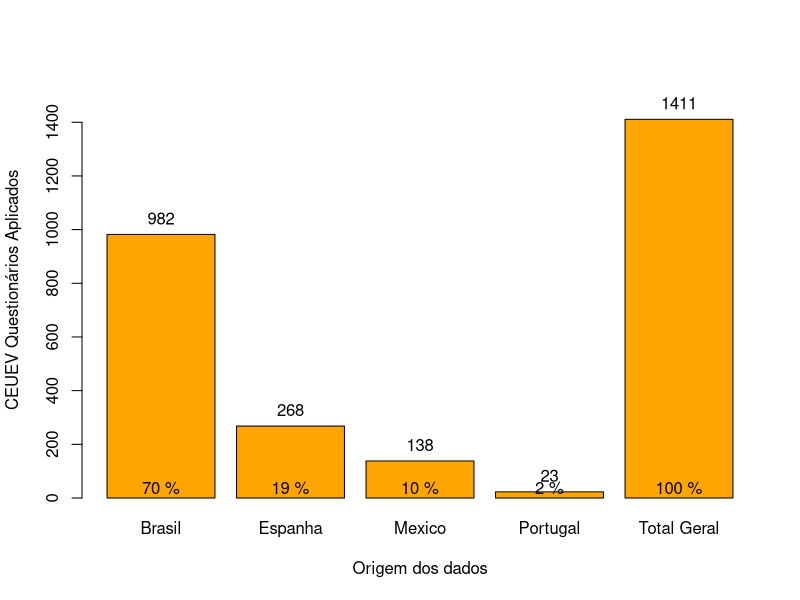
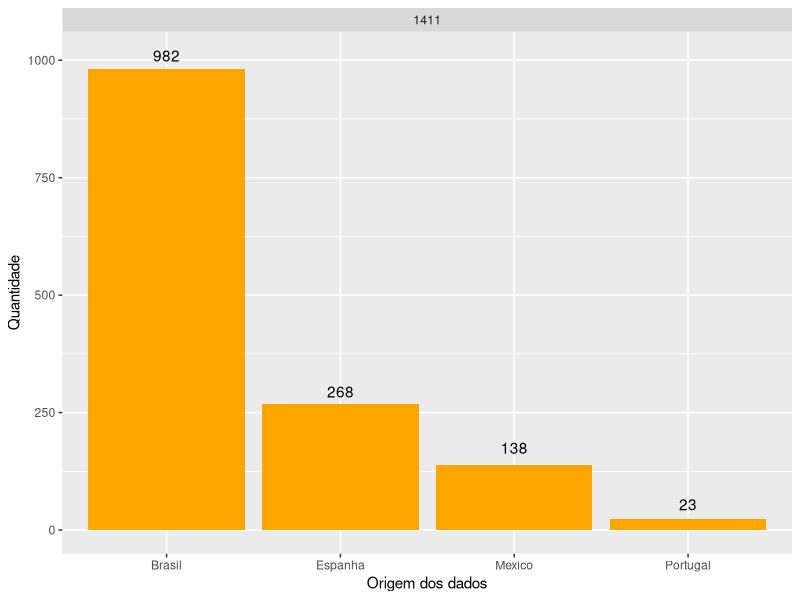
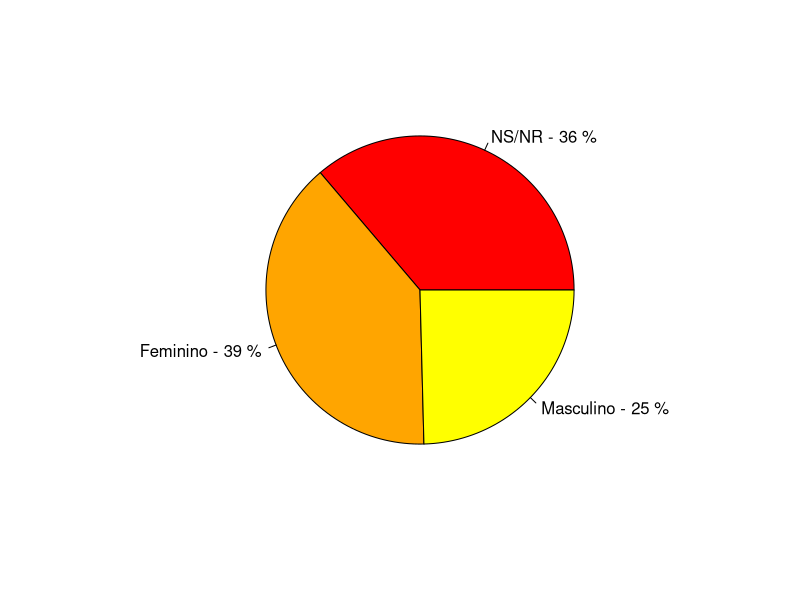
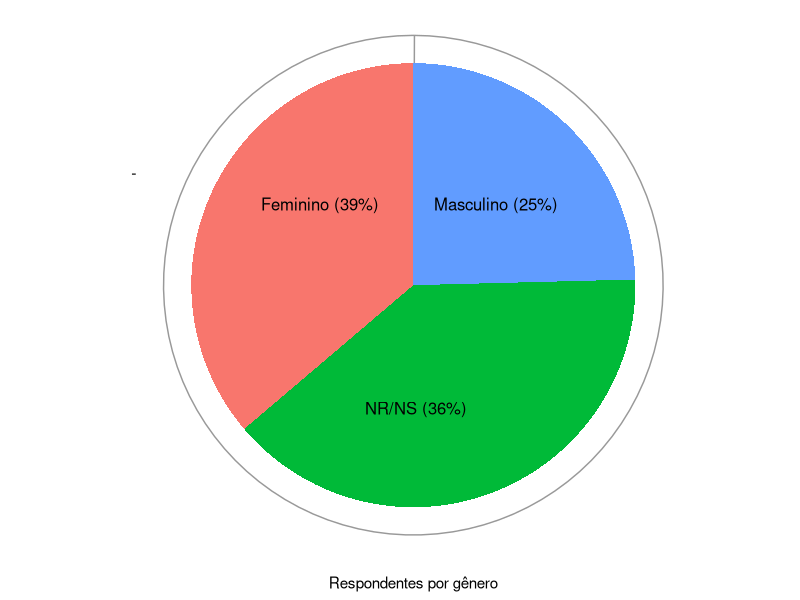
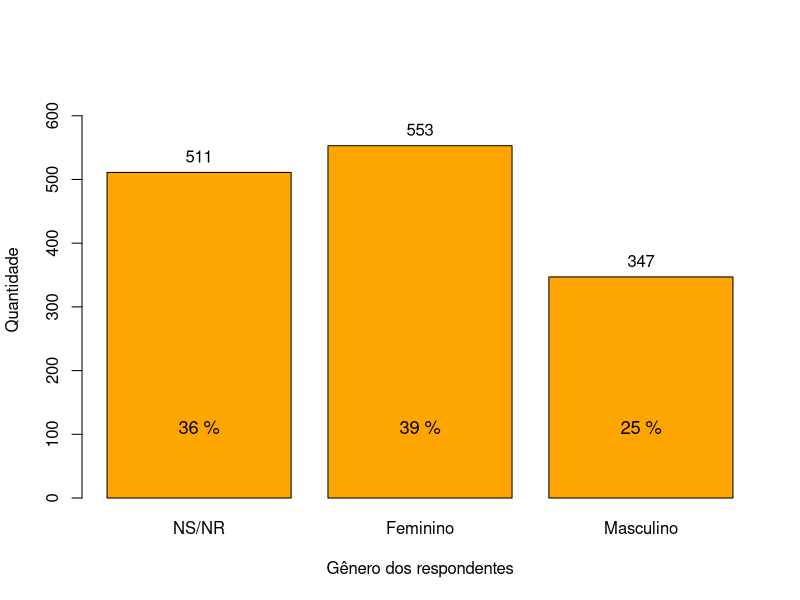
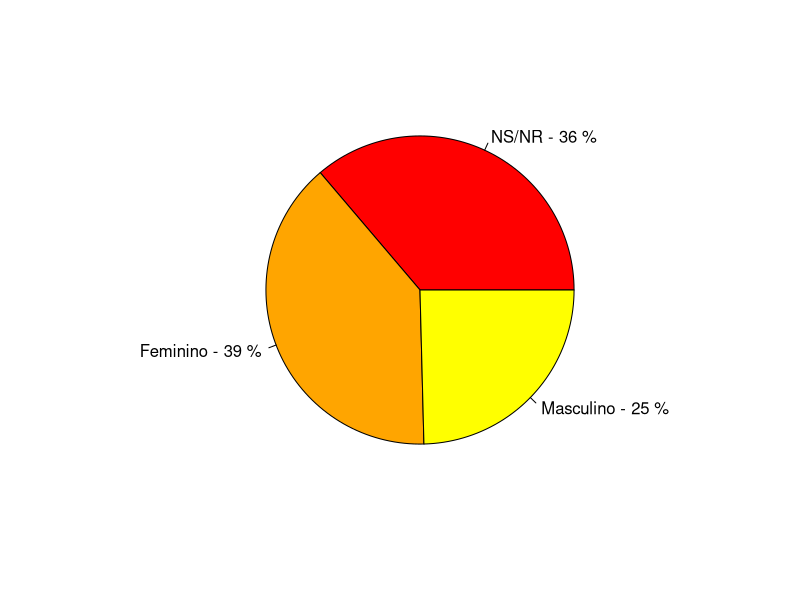

Reproduce these figures in R, in order.
# Análise Exploratória dos Dados
# Author: João Pedro Albino
# 
# Importando os dados para o ambiente R
# Criando o dataframe de trabalho denominado "euevgera"
# ----
# Problema na importação do formato da variável "data.ano" em arquivos ".csv" por meio de read.table()!
# 05/11/2018 => 005-11-20??
# Solução: escrever uma função que receba uma string e a converte em uma data usando o formato desejado utilizando 
# “setAs” para defini-la como um método depois utilizá-la como função como parte das colClasses em read.table(). 
# Fonte: https://stackoverflow.com/questions/13022299/specify-custom-date-format-for-colclasses-argument-in-read-table-read-csv
setClass('myDate')
setAs("character","myDate", function(from) as.Date(from, format="%d/%m/%Y") )

euevgera <- read.table("./dados/dados_minerados.csv", 
                       header = TRUE, sep = ";", as.is = T,
                       colClasses = c("character", "myDate", "character", "factor", "factor", "character"))
# Totais de casos/observações
total_casos <- nrow(euevgera)
total_casos
#[1] 1411

# Variáveis importadas
nome_variaeis <- names(euevgera)
nome_variaeis
#[1] "pesquisador" "data.ano"    "pais"        "genero"      "idade"       "estilo"

# Os dados nesta análise foram compilados dos trabalhos desenvolvidos por pesquisadores 
# que utilizaram o questionário CEUEV (ANEXO 4) desenvolvidos em Barros (2008) e em Alonso e Gallego (2008),
# referentes a quatro países, Brasil, Espanha, México e Portugal.
# Os casos selecionados e analisados totalizam 1411 casos ou observções e foram consideradas as seguintes vaviáveis:
# "pesquisador", "data.ano", "pais", "genero", "idade" e "estilo".
# Fontes dos dados utilizadas:
# Pesquisadores                       | País      | Trabalho de origem
# María Carmen López Berlanga         | Espanha   | El estilo de uso del espacio virtual con estudiantes de Educación Secundaria - Berlanga, M. C. L., et. al, artigo, 2018.
# Alejandro Villegas Barrera          | México    | Herramienta para la creación de un Entorno Personal de Aprendizaje - Barrera, A. V., et. al., reporte, 2017.  
# Marcos Andrei Ota                   | Brasil    | Adaptatividade em Ambientes Virtuais: uma proposta para personalizar a aprendizagem em cursos híbridos de ensino superior - Ota, M. A., tese, 2018. 
# Adriana Aparecida de Lima Terçariol | Brasil    | Os Estilos de Uso dos Espaços Virtuais e as Redes Sociais na Pedagogia: Um Estudo Exploratório - Terçariol, A.A.L., e Barros, D, M., 2017.
# Indefinido 1                        | Brasil    | ???
# Indefinido 2                        | Portugal  | ???
# Cristina Sánchez Romero             | Espanha   | Estudio de Identificación de Los Estilos Del Uso Del Virtual de Los Seniors: perspectivas iniciales - Romero, C. S., et al., 2020.

# ------------------------------------------------
# Gráfico 1: Quantidade de casos por país
# concatenando os dados
casos_pais <- table(euevgera$pais)
casos_pais
#Brasil  Espanha   Mexico Portugal 
#   982      268      138       23 
# Acertando os campos para o Gráfico 1: adicionando coluna "Total Geral"
# Utilizando o barplot
soma_pais_grafico <- table(euevgera$pais)
soma_pais_grafico[5] <- sum(soma_pais_grafico)
names(soma_pais_grafico) <- c("Brasil", "Espanha", "Mexico", "Portugal", "Total Geral")
soma_pais_grafico
#     Brasil     Espanha      Mexico    Portugal Total Geral 
#        982         268         138          23        1411 
pct_pais <- paste(round(unname(soma_pais_grafico) / (unname(soma_pais_grafico[5])) * 100), "%")
pct_pais
#[1] "70 %"  "19 %"  "10 %"  "2 %"   "100 %"

# Utilizando barplot
graph.pais <- barplot(as.vector(soma_pais_grafico), 
                      xlab = "Origem dos dados", 
                      ylab = "CEUEV Questionários Aplicados",
                      col = "orange",
                      ylim = c(0,max(soma_pais_grafico) + 139),
                      names.arg = names(soma_pais_grafico))
text(x = graph.pais, y = soma_pais_grafico, label = unname(soma_pais_grafico), cex=1,pos=3)
axis(1, at=graph.pais, labels=pct_pais, tick=F, las=1, line=-2.0, cex=0.5)

# utilizando o ggplot2
library(ggplot2)
ggplot(data = euevgera, aes(pais)) +
  geom_bar(fill = "orange") +
  labs(x = "Origem dos dados", y = "Quantidade") +
  annotate(geom = "text", x = c(1:4), y = c(1010, 295, 175, 55), label = unname(casos_pais)) +
  facet_wrap(vars(sum(casos_pais)))

# ------------------------------------------------
#Gráfico 2: Quantidade de respondentes por sexo
casos_genero <- table(euevgera$genero)
casos_genero
#     feminino masculino 
#511       553       347

# Acertando os casos "em branco" ou "não respondeu" como "NS/NR"
names(casos_genero) <- c("NS/NR", "Feminino", "Masculino")
casos_genero
#    NS/NR  Feminino Masculino 
#      511       553       347
pct_genero <- paste(round(unname(casos_genero) / sum(unname(casos_genero)) * 100), "%")
pct_genero
#[1] "36 %" "39 %" "25 %"

# Gráfico tipo "pizza"
pie(casos_genero,
    edges = 200, radius = 0.8,
    clockwise = F,
    density = NULL, angle = 90, col = c("red", "orange", "yellow"),
    labels = paste(names(casos_genero), "-", pct_genero))

# Gráfico do tipo pizza no ggplot2
#Gráfico de pizza sem rótulos
data_genero = data.frame(genero=euevgera$genero)

pie = ggplot(data_genero, aes(x="", fill=genero)) + 
  geom_bar(width=1) +
  coord_polar(theta="y",start=0) +
  geom_text(aes(y="",label="")) +
  xlab("") + ylab("Respondentes por gênero") +
  theme_bw() + 
  theme(legend.position = "none",
        panel.grid.major = element_line(color="grey60"),
        panel.border=element_blank())
pie

#Porcentagem de cada categoria
feminino = round((sum(data_genero$genero=="feminino")/length(data_genero$genero))*100)
feminino = paste("(",feminino,"%)",sep="")
masculino = round((sum(data_genero$genero=="masculino")/length(data_genero$genero))*100)
masculino = paste("(",masculino,"%)",sep="")
nao_repondeu = round((sum(data_genero$genero=="")/length(data_genero$genero))*100)
nao_repondeu =paste("(",nao_repondeu,"%)",sep="")  

#Adicione rótulos com % no gráfico de pizza
if (!require(grid)) {
  install.packages(("grid"))
  library(grid)
}

grid.text(paste("Masculino",masculino,sep=" "), x=unit(0.62, "npc"), y=unit(0.66, "npc"), gp=gpar(fontsize=12, col="black"), rot = 00)
grid.text(paste("Feminino",feminino,sep=" "), x=unit(0.40, "npc"), y=unit(0.66, "npc"), gp=gpar(fontsize=12, col="black"), rot = 00)
grid.text(paste("NR/NS" ,nao_repondeu,sep=" "), x=unit(0.52, "npc"), y=unit(0.32, "npc"), gp=gpar(fontsize=12, col="black"), rot = 00)

# Gráfico do tipo barra
graph.genero <- barplot(casos_genero, 
                      xlab = "Gênero dos respondentes", 
                      ylab = "Quantidade",
                      col = "orange",
                      ylim = c(0,max(casos_genero) + 100))
text(x = graph.genero, y = casos_genero, label = unname(casos_genero), cex=1, pos=3)
axis(1, at=graph.genero, labels=pct_genero, tick=F, las=1, line=-5.0, cex.axis= 1.1)

# ------------------------------------------------
# Gráfico 3: Quantidade de respondentes por Estilo de Uso do espaço virtual
library(stringr)
estilos_de_uso_geral <- euevgera$estilo # selecionando todos os casos da variável estilo de uso
qtde_estilo_uso <- subset(euevgera, estilo != "", select = estilo) # selecionando apenas os casos com estilo 
nrow(qtde_estilo_uso)
#[1] 725
estilo_uso_A <- length(na.omit(str_match(estilos_de_uso_geral, "Estilo de Uso A - Uso Participativo no Espaço Virtual")))
estilo_uso_B <- length(na.omit(str_match(estilos_de_uso_geral, "Estilo de Uso B - Busca e Pesquisa no Espaço Virtual")))
estilo_uso_C <- length(na.omit(str_match(estilos_de_uso_geral, "Estilo de Uso C - Estruturação e Planejamento no Espaço Virtual")))
estilo_uso_D <- length(na.omit(str_match(estilos_de_uso_geral, "Estilo de Uso D - Ação Concreta e Produção no Espaço Virtual")))


casos_estilo <- table(euevgera$estilo)
casos_estilo
#     feminino masculino 
#511       553       347

# Acertando os casos "em branco" ou "não respondeu" como "NS/NR"
names(casos_genero) <- c("NS/NR", "Feminino", "Masculino")
casos_genero
#    NS/NR  Feminino Masculino 
#      511       553       347
pct_genero <- paste(round(unname(casos_genero) / sum(unname(casos_genero)) * 100), "%")
pct_genero
#[1] "36 %" "39 %" "25 %"

# Gráfico tipo "pizza"
pie(casos_genero,
    edges = 200, radius = 0.8,
    clockwise = F,
    density = NULL, angle = 90, col = c("red", "orange", "yellow"),
    labels = paste(names(casos_genero), "-", pct_genero))



